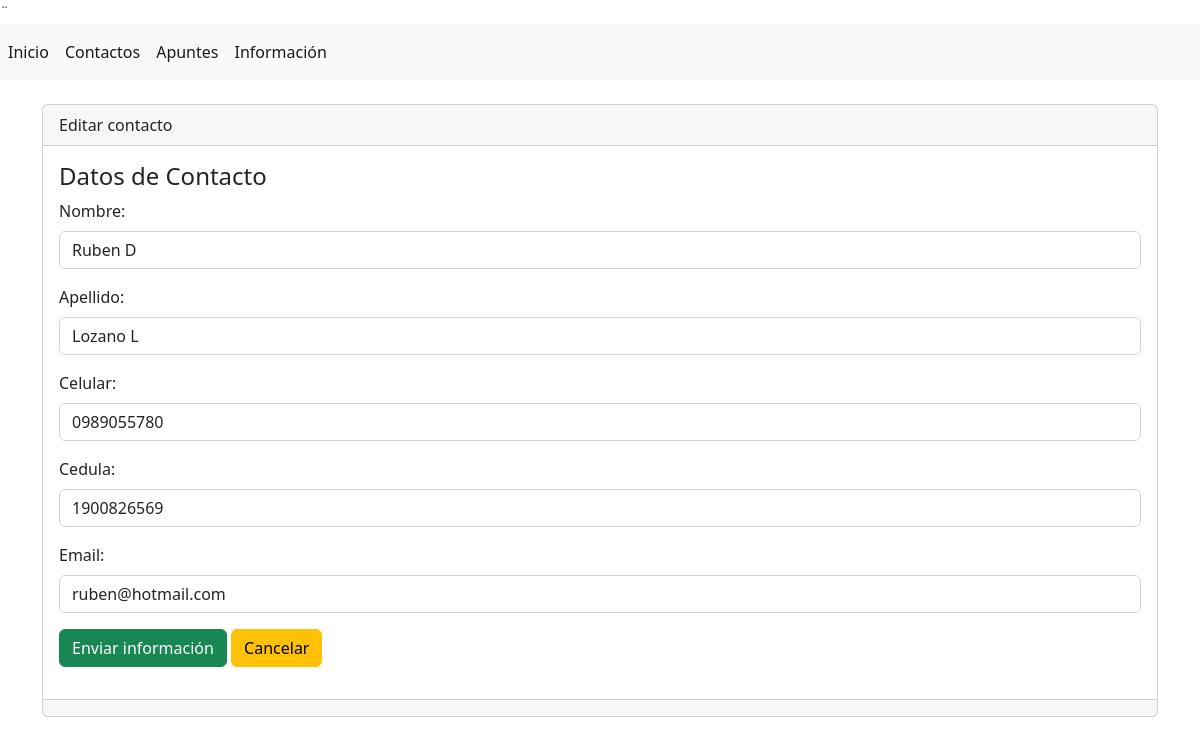
Screenshot of /contactos/editar/1 with the database file from the repository.
### appUno/models.py (models this page shows, shortened)
class Contacto(models.Model):
	nombre=models.CharField(max_length=30)
	apellido=models.CharField(max_length=30)
	celular=models.CharField(max_length=10)
	cedula=models.CharField(max_length=30)
	email=models.CharField(max_length=30)

### appUno/views.py (the view)
# urls.py: path('contactos/editar', views.editar_contacto, name='editar_contacto'),
def editar_contacto(request, id):
	contacto=Contacto.objects.get(id=id)
	formulario=ContactoForm(request.POST or None, instance=contacto)
	if formulario.is_valid() and request.POST:
		formulario.save()
		return redirect('contactos')
	return render(request, 'contactos/editar.html', {'formulario':formulario})

### appUno/forms.py
class ContactoForm(forms.ModelForm):
    class Meta:
        model = Contacto
        fields = '__all__'

### appUno/templates/contactos/editar.html (shortened to what this page needs)
{% extends "base.html" %}
{% block contenido %}
<div class="card">
    <div class="card-header">
        Editar contacto
    </div>
    <div class="card-body">
        <h4 class="card-title">Datos de Contacto</h4>
        {% include 'contactos/form.html' %}
    </div>
    <div class="card-footer text-muted">
    </div>
</div>
{% endblock %}

### appUno/templates/contactos/form.html (shortened to what this page needs)
<form enctype="multipart/form-data" method="POST">
    {% for campo in formulario %}
    <div class="mb-3">
        <label for="" class="form-label">{{ campo.label }}:</label>
        <input
        type="{{ campo.field.widget.input_type }}"
        class="form-control"
        name="{{ campo.name }}"
        id=""
        aria-describedby="helpId"
        placeholder="{{campo.label}}"
        value="{{ campo.value | default:'' }}">
    </div>
    {% endfor %}
    <input name="" id="" class="btn btn-success" type="submit" value="Enviar información">
    <a name="" id="" class="btn btn-warning" href="{% url 'contactos' %}" role="button">Cancelar</a>
</form>

### rows the page displays
Contacto: nombre "Ruben D" "Lozano L" "0989055780" "1900826569" "ruben@hotmail.com"

### other values shown
{{ campo.label }} "Nombre" "Apellido" "Celular" "Cedula" "Email"
